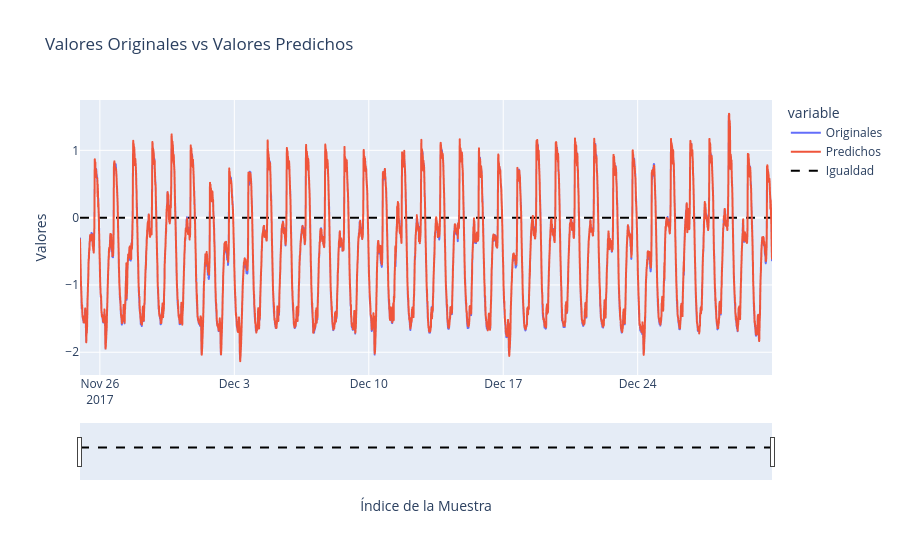

The notebook cell saved with this chart:
### Code cell
# Crea un DataFrame con los datos originales y los predichos
df = pd.DataFrame({'Originales': valY.flatten(), 'Predichos': prediccionMLP.flatten()})
df.index = val_date

fecha_inicio = df.index[0]
fecha_fin = df.index[-1]


fig = px.line(df, title='Valores Originales vs Valores Predichos')
fig.update_xaxes(rangeslider_visible=True, title='Índice de la Muestra', range=[fecha_inicio, fecha_fin])
fig.update_yaxes(title='Valores')


fig.add_trace(go.Scatter(x=df.index, y=[0] * len(df), mode='lines', name='Igualdad', line=dict(color='black', dash='dash')))
dfMLP = df
fig.show()

### Figure 1 — Plotly figure (JSON) as saved in the notebook; plotly's stock layout.template omitted (floating-point values rounded to 4 significant figures; data arrays with more than 128 entries replaced by an {"elided": "..."} marker saying what was removed)
{"data": [{"hovertemplate": "variable=Originales<br>index=%{x}<br>value=%{y}<extra></extra>", "legendgroup": "Originales", "line": {"color": "#636efa", "dash": "solid"}, "marker": {"symbol": "circle"}, "mode": "lines", "name": "Originales", "showlegend": true, "type": "scattergl", "x": {"elided": "5189 str values"}, "xaxis": "x", "y": {"elided": "5189 float values"}, "yaxis": "y"}, {"hovertemplate": "variable=Predichos<br>index=%{x}<br>value=%{y}<extra></extra>", "legendgroup": "Predichos", "line": {"color": "#EF553B", "dash": "solid"}, "marker": {"symbol": "circle"}, "mode": "lines", "name": "Predichos", "showlegend": true, "type": "scattergl", "x": {"elided": "5189 str values"}, "xaxis": "x", "y": {"elided": "5189 float values"}, "yaxis": "y"}, {"line": {"color": "black", "dash": "dash"}, "mode": "lines", "name": "Igualdad", "type": "scatter", "x": {"elided": "5189 str values"}, "y": {"elided": "5189 int values"}}], "layout": {"legend": {"title": {"text": "variable"}, "tracegroupgap": 0}, "title": {"text": "Valores Originales vs Valores Predichos"}, "xaxis": {"anchor": "y", "domain": [0, 1], "range": ["2017-11-24T23:10:00", "2017-12-30T23:50:00"], "rangeslider": {"visible": true}, "title": {"text": "Índice de la Muestra"}}, "yaxis": {"anchor": "x", "domain": [0, 1], "title": {"text": "Valores"}}}}
